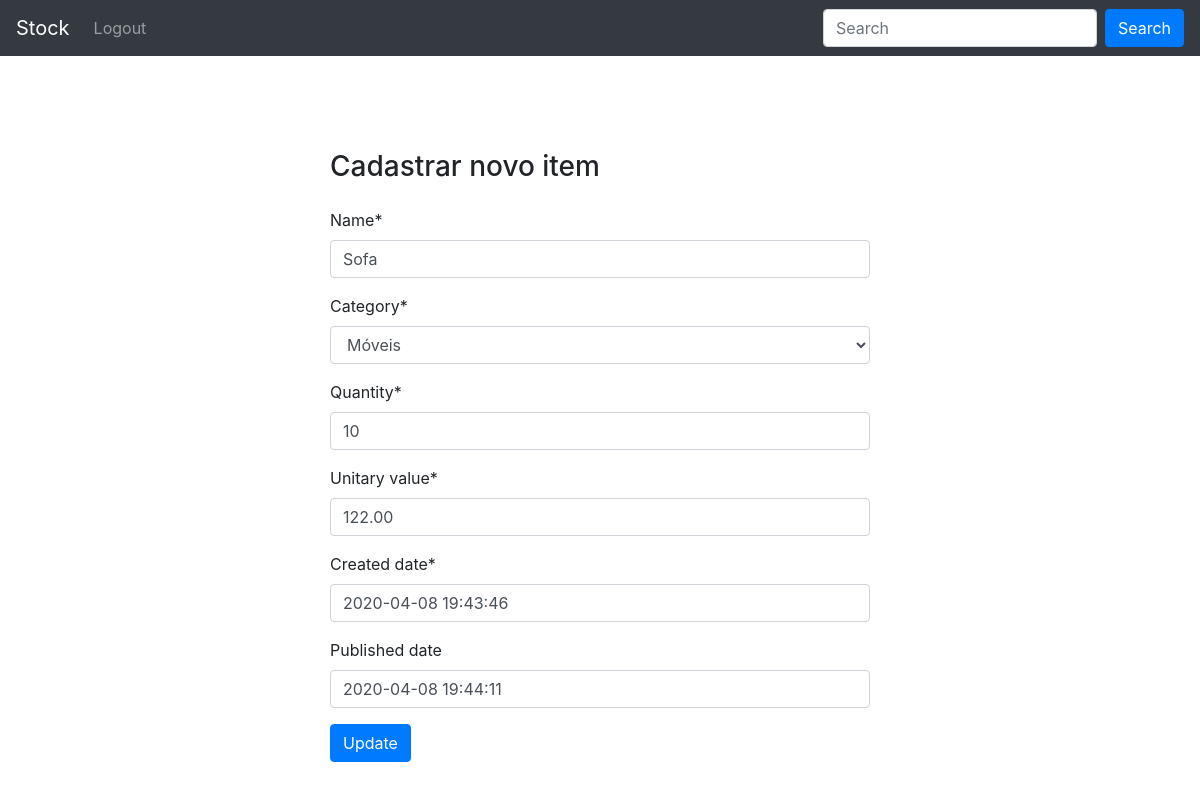
/stock/1/edit/ (signed in), run on the app's committed database.
### stock_control/models.py (models this page shows, shortened)
class Stock(models.Model):
    name = models.CharField(max_length=100)
    category = models.ForeignKey(
        Category, null=True, on_delete=models.SET_NULL
    )
    quantity = models.IntegerField()
    unitary_value = models.DecimalField(max_digits=5, decimal_places=2)
    created_date = models.DateTimeField(default=timezone.now)
    published_date = models.DateTimeField(blank=True, null=True)
    class Meta:
        verbose_name = 'Stock'
        verbose_name_plural = 'Stocks'
        ordering=['id']

class Category(models.Model):
    name = models.CharField(max_length=100)
    description = models.CharField(max_length=200)
    class Meta:
        verbose_name = 'Category'
        verbose_name_plural = 'Categories'
    def __str__(self):
        return self.name

### stock_control/views.py (the view)
# urls.py: path('stock/<int:pk>/edit/', StockUpdate.as_view(), name='stock_edit'),
@method_decorator(login_required, name='dispatch')
class StockUpdate(UpdateView):
    form_class = StockForm
    model = Stock
    template_name = 'stock_control/stock_edit.html'
    success_url = reverse_lazy('stock_list')

### stock_control/forms.py
class StockForm(forms.ModelForm):
    class Meta:
        model = Stock
        fields = '__all__'

### stock_control/templates/stock_control/stock_edit.html (shortened to what this page needs)
{% extends 'stock_control/base.html' %}
{% block container %}
{% load crispy_forms_tags %}
  <div class="container">
    <div class="row">
      <div class="col-3">
      </div>
      <div class="col-6 stylesheet formCategory">
        <form method="POST" class="post-form" style="width: 100%;">
          <h3 class="mb-4">Cadastrar novo item</h3>
          {{ form|crispy }}
          <button type="submit" class="save btn btn-primary">Update</button>
        </form>
      </div>
      <div class="col-3">
      </div>
    </div>
  </div>
{% endblock %}

### stock_control/templates/stock_control/stock_edit.html (style rules this page uses)
.formCategory { height: 100vh; display: flex; align-items: center; justify-content: center; }

### data on the page
Stock: name "Sofa", category "Móveis", quantity "10", unitary_value "122.00", created_date "2020-04-08 19:43:46", published_date "2020-04-08 19:44:11"
